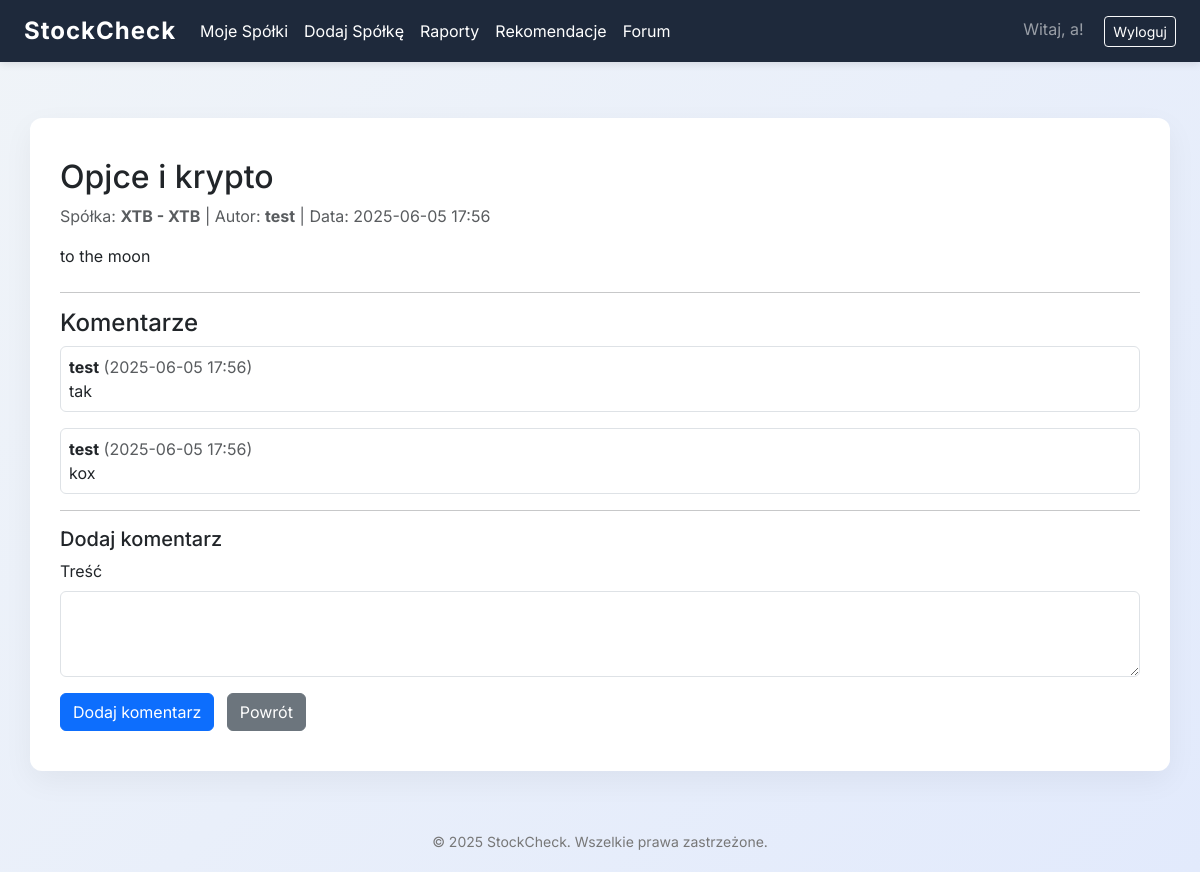
/forum/post/1 (signed in), run on the app's committed database.
### myproject/models.py (models this page shows, shortened)
class User(UserMixin, db.Model):
    __tablename__ = 'users'
    id = db.Column(db.Integer, primary_key=True)
    email = db.Column(db.String(64), unique=True, index=True)
    username = db.Column(db.String(64), unique=True, index=True)
    password_hash = db.Column(db.String(128))
    companies = db.relationship('UserCompany', backref='owner', lazy=True)

class Post(db.Model):
    id = db.Column(db.Integer, primary_key=True)
    user_id = db.Column(db.Integer, db.ForeignKey('users.id'), nullable=False)
    company_id = db.Column(db.Integer, db.ForeignKey('company.id'), nullable=False)
    title = db.Column(db.String(200), nullable=False)
    content = db.Column(db.Text, nullable=False)
    created_at = db.Column(db.DateTime, default=datetime.utcnow)
    user = db.relationship('User', backref=db.backref('posts', lazy=True))
    company = db.relationship('Company', backref=db.backref('posts', lazy=True))

class Company(db.Model):
    id = db.Column(db.Integer, primary_key=True)
    ticker = db.Column(db.String(10), unique=True, nullable=False)
    name = db.Column(db.String(100), nullable=False)
    industry_id = db.Column(db.Integer, db.ForeignKey('industry.id'))
    market = db.Column(db.String(100), nullable=True)
    industry = db.relationship('Industry', backref=db.backref('companies', lazy=True))
    indices = db.relationship('Index', secondary=company_index, backref=db.backref('companies', lazy='dynamic'))

class Comment(db.Model):
    id = db.Column(db.Integer, primary_key=True)
    post_id = db.Column(db.Integer, db.ForeignKey('post.id'), nullable=False)
    user_id = db.Column(db.Integer, db.ForeignKey('users.id'), nullable=False)
    content = db.Column(db.Text, nullable=False)
    created_at = db.Column(db.DateTime, default=datetime.utcnow)
    user = db.relationship('User', backref=db.backref('comments', lazy=True))
    post = db.relationship('Post', backref=db.backref('comments', lazy=True, cascade="all, delete-orphan"))

### app.py (the view, shortened to what this page needs)
@app.route('/forum/post/<int:post_id>', methods=['GET', 'POST'])
@login_required
def post_detail(post_id):
    post = Post.query.get_or_404(post_id)
    form = CommentForm()
    return render_template('post_detail.html', post=post, form=form)

### myproject/forms.py
class CommentForm(FlaskForm):
    content = TextAreaField('Treść', validators=[DataRequired()])
    submit = SubmitField('Dodaj komentarz')

### app.py (called while the page is built)
@login_manager.user_loader
def load_user(user_id):
    return User.query.get(int(user_id))

### myproject/templates/post_detail.html (shortened to what this page needs)
{% extends 'base.html' %}
{% block content %}
<h2>{{ post.title }}</h2>
<p class="text-muted">Spółka: <b>{{ post.company.ticker }} - {{ post.company.name }}</b> | Autor: <b>{{ post.user.username }}</b> | Data: {{ post.created_at.strftime('%Y-%m-%d %H:%M') }}</p>
<div class="mb-4">{{ post.content }}</div>
<hr>
<h4>Komentarze</h4>
{% for comment in post.comments %}
    <div class="mb-3 p-2 border rounded">
        <b>{{ comment.user.username }}</b> <span class="text-muted">({{ comment.created_at.strftime('%Y-%m-%d %H:%M') }})</span><br>
        {{ comment.content }}
    </div>
{% else %}
    <p class="text-muted">Brak komentarzy.</p>
{% endfor %}
<hr>
<h5>Dodaj komentarz</h5>
<form method="post">
    <div class="mb-3">
        {{ form.content.label(class="form-label") }}
        {{ form.content(class="form-control", rows=3) }}
    </div>
    <button type="submit" class="btn btn-primary">Dodaj komentarz</button>
    <a href="{{ url_for('forum') }}" class="btn btn-secondary ms-2">Powrót</a>
</form>
{% endblock %}

### myproject/templates/base.html (shortened to what this page needs)
<!DOCTYPE html>
<html lang="pl">
<head>
    <link href="https://cdn.jsdelivr.net/npm/bootstrap@5.3.3/dist/css/bootstrap.min.css" rel="stylesheet">
    <link href="https://cdnjs.cloudflare.com/ajax/libs/font-awesome/6.0.0/css/all.min.css" rel="stylesheet">
</head>
<body>
    <nav class="navbar navbar-expand-lg fixed-top navbar-dark">
        <div class="container-fluid px-4">
            <a class="navbar-brand" href="{{ url_for('list_companies') if current_user.is_authenticated else url_for('index') }}">StockCheck</a>
            <div class="collapse navbar-collapse" id="navbarNav">
                <ul class="navbar-nav me-auto">
                    {% if current_user.is_authenticated %}
                        <li class="nav-item">
                            <a class="nav-link" href="{{ url_for('list_companies') }}">Moje Spółki</a>
                        </li>
                        <li class="nav-item">
                            <a class="nav-link" href="{{ url_for('add_company') }}">Dodaj Spółkę</a>
                        </li>
                        <li class="nav-item">
                            <a class="nav-link" href="{{ url_for('all_reports') }}">Raporty</a>
                        </li>
                        <li class="nav-item">
                            <a class="nav-link" href="{{ url_for('all_recommendations') }}">Rekomendacje</a>
                        </li>
                        <li class="nav-item">
                            <a class="nav-link" href="{{ url_for('forum') }}">Forum</a>
                        </li>
                    {% endif %}
                </ul>
                <div class="ms-auto">
                    {% if current_user.is_authenticated %}
                        <span class="navbar-text me-3">Witaj, {{ current_user.username }}!</span>
                        <a class="btn btn-outline-light btn-sm" href="{{ url_for('logout') }}">Wyloguj</a>
                    {% else %}
                        <a class="btn btn-outline-light btn-sm me-2" href="{{ url_for('login') }}">Zaloguj</a>
                        <a class="btn btn-light btn-sm" href="{{ url_for('register') }}">Zarejestruj</a>
                    {% endif %}
                </div>
            </div>
        </div>
    </nav>
    <div class="container my-5">
        {% block content %}{% endblock %}
    </div>
    <footer>
        &copy; 2025 StockCheck. Wszelkie prawa zastrzeżone.
    </footer>
</body>
</html>

### myproject/templates/base.html (style rules this page uses)
body { font-family: 'Inter', sans-serif; background: linear-gradient(135deg, #f0f4f8, #e2eafc); margin: 0; padding-top: 70px; }
.navbar { background-color: #1e293b; box-shadow: 0 2px 8px rgba(0,0,0,0.1); }
.navbar-brand { font-weight: 700; font-size: 24px; letter-spacing: 1px; }
.navbar a { color: #ffffff !important; }
.container { background: #ffffff; padding: 40px 30px; border-radius: 12px; box-shadow: 0 10px 30px rgba(0,0,0,0.05); animation: fadeIn 0.7s ease; }
footer { margin-top: 60px; text-align: center; color: #777; font-size: 14px; padding-bottom: 20px; }

### data on the page
User: username "a"
Post: title "Opjce i krypto", created_at "2025-06-05 17:56", content "to the moon"
Company: company.ticker "XTB", company.name "XTB"
User: user.username "test"
Comment: user.username "test", created_at "2025-06-05 17:56", content "tak"
Comment: user.username "test", created_at "2025-06-05 17:56", content "kox"
